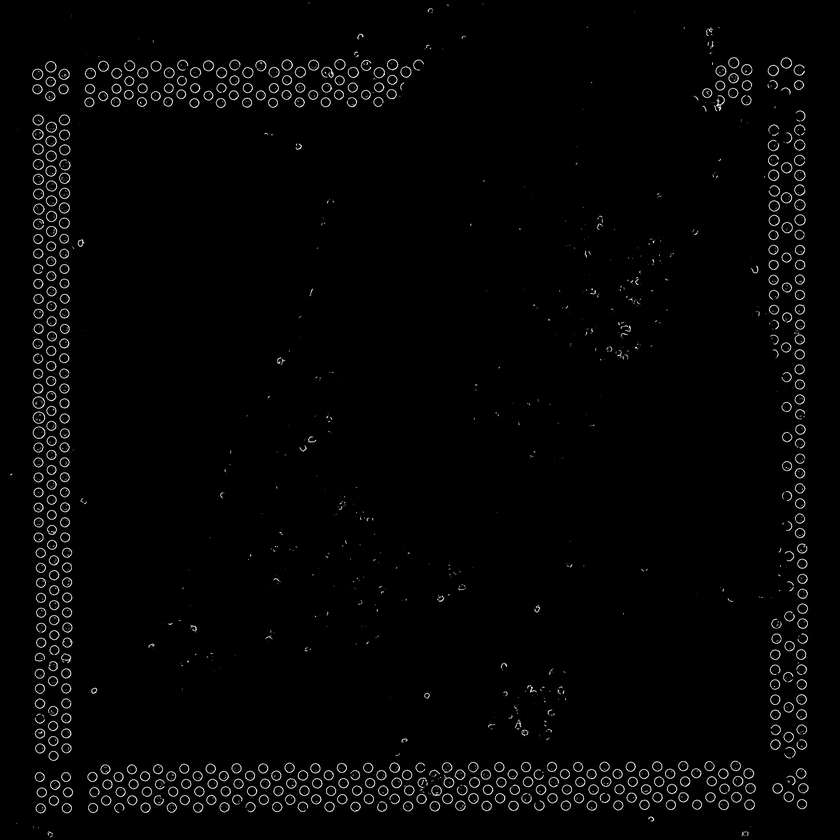
#> input picture pix2pix/test/all_auto_width2/test.png, 840 x 840 px, shrunk from 3600 x 3600 before the run
$ python -i otsu.py   (imports and definitions only)
#> lines starting #> are read from the running program, lines starting #| are printed output that depends on the picture; after the words box and inside, x2 and y2 are one past the last pixel; in counts of white or black regions, pixels touching at a corner belong together
import cv2
import numpy as np
import matplotlib.pyplot as plt

def get_otsu_mask(img_path):
    # Convert to grayscale for thresholding
#> called with img_path = '../pix2pix/test/all_auto_width2/test.png'
    original_bgr = cv2.imread(img_path)
#> original_bgr is the input picture: shape (840, 840, 3); min 0, max 255, mean 4.7
    gray = cv2.cvtColor(original_bgr, cv2.COLOR_BGR2GRAY)
    # 2) Apply a blur to reduce noise (optional but recommended)
    gray_blur = cv2.GaussianBlur(gray, (5, 5), 0)
    # 3) Otsu's thresholding to get a binary mask
    _, binary_mask = cv2.threshold(
        gray_blur,
        0,
        255,
        cv2.THRESH_BINARY + cv2.THRESH_OTSU
    )
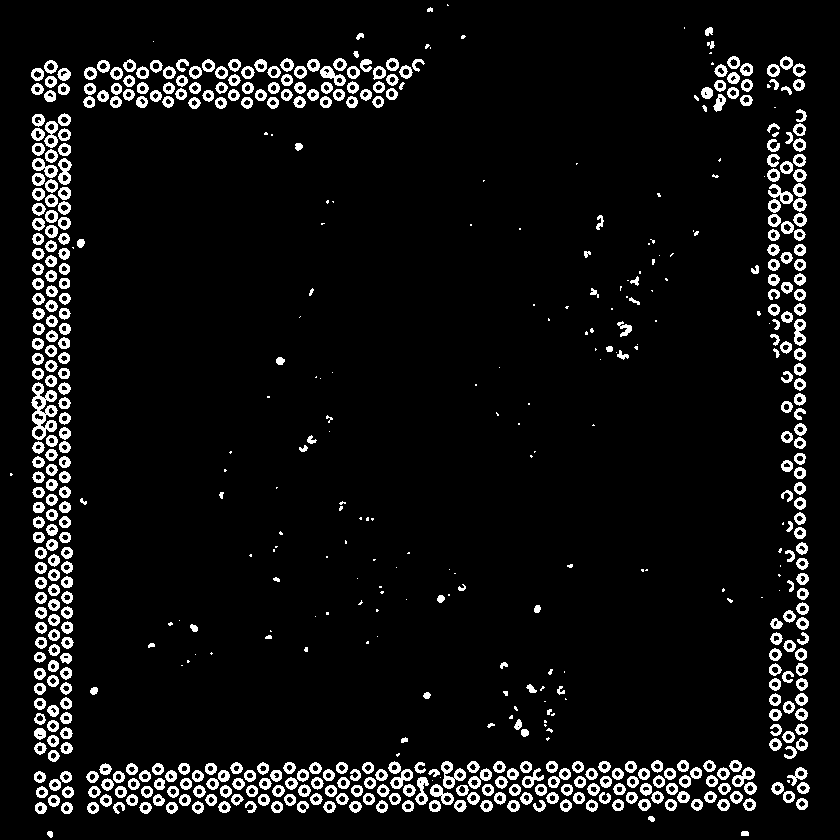
#> binary_mask: shape (840, 840); 6.7% white; 634 white regions (132 under 20 px), largest, box (x1, y1, x2, y2) and area: (31, 382, 58, 440) 763, (441, 761, 466, 789) 306, (320, 66, 346, 86) 225
    return 255-binary_mask


test_image_path= '/home/huifang/workspace/data/imagelists/vispro/tissue_segmentation.txt'
# [1 line not run here, left out]
# [1 line that did not run here, left out]
# [1 line not run here, left out]
saving_path = "/media/huifang/data/fiducial/temp_result/vispro/segmentation/"

# [8 lines not run here, left out]
    # plt.imshow(mask_otsu)
    # plt.show()

>>> result = get_otsu_mask('../pix2pix/test/all_auto_width2/test.png')
